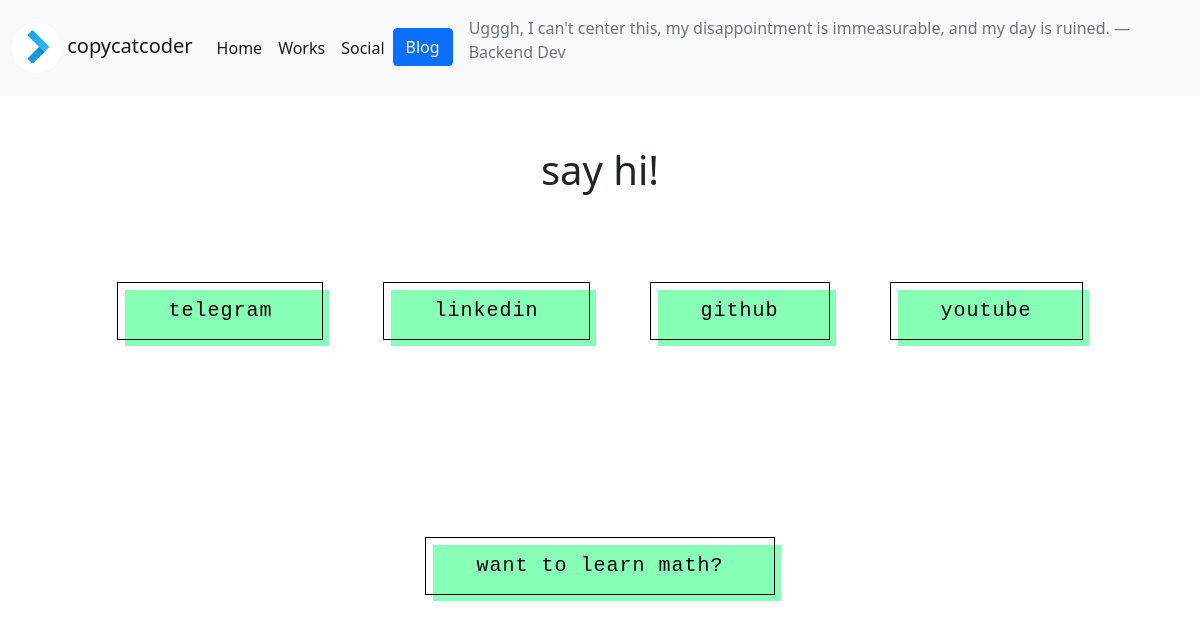
The app's page /social/ with its own data.
### portfolio/models.py (models this page shows, shortened)
class SocialAcc(models.Model):
    name = models.CharField(max_length=20)
    url = models.URLField()

### portfolio/views.py (the view)
# urls.py: path('social/', views.contact, name="contact-path"),
def contact(request):
    accounts = SocialAcc.objects.all()
    return render(request, 'portfolio/contact.html', {
        'accounts': accounts
    })

### portfolio/templates/portfolio/contact.html (shortened to what this page needs)
{% extends 'base.html' %}
{% load static %}
{% block css %}
<link rel="stylesheet" href="https://cdnjs.cloudflare.com/ajax/libs/font-awesome/6.0.0/css/all.min.css">
<link rel="stylesheet" href="{% static 'portfolio/contact.css' %}">{% endblock css %}
{% block content %}
<div class="container-md">
    <div class="container-md d-flex justify-content-center align-items-center" style="padding-top: 50px;">
        <h1>say hi!</h1>
    </div>
    <div class="zxcv">
        {% for account in accounts %}
        <a href="{{account.url}}" target="_blank"><button type="button" class="fill">{{account.name}}</button></a>
        {% endfor %}
    </div>
</div>
{% endblock content %}

### portfolio/static/portfolio/contact.css (style rules this page uses)
.zxcv { margin: 0; display: flex; justify-content: center; align-items: flex-start; min-height: 70vh; font-family: "Roboto Mono", monospace; flex-wrap: wrap; padding-top: 50px; }
button { margin: 30px; font-family: inherit; }
.fill { font-size: 20px; font-weight: 200; letter-spacing: 1px; padding: 13px 50px 13px; outline: 0; border: 1px solid black; cursor: pointer; position: relative; background-color: rgba(0, 0, 0, 0); }
.fill::after { content: ""; background-color: #88ffb6; width: 100%; z-index: -1; position: absolute; height: 100%; top: 7px; left: 7px; transition: 0.2s; }

### records on screen
SocialAcc: name "telegram"
SocialAcc: name "linkedin"
SocialAcc: name "github"
SocialAcc: name "youtube"
SocialAcc: name "want to learn math?"
